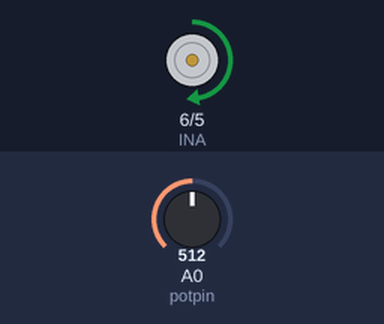
The sketch below on a simulated Arduino Uno, built with avr-gcc and run on an emulated ATmega328P. Parts: motor-driver pin pairs drawn as motors (green arrow = first pin HIGH = forward, orange = second pin HIGH = backward, longer = more drive). The inputs (shaded band) are chosen by the test bench; at power-on: A0 (potpin) = 512.

Above: at 1.2 s.
1.3 s: A0 (potpin) set to 716
At 1.8 s:
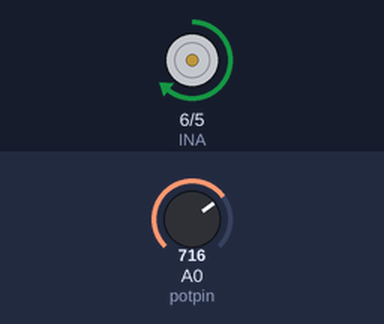
2.8 s: A0 (potpin) set to 900
At 3.4 s:
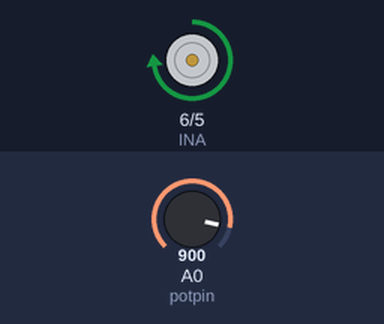
4.3 s: A0 (potpin) set to 122
At 5.5 s:
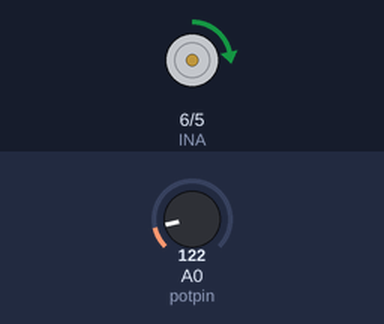
5.8 s: A0 (potpin) set to 0
At 6.7 s:
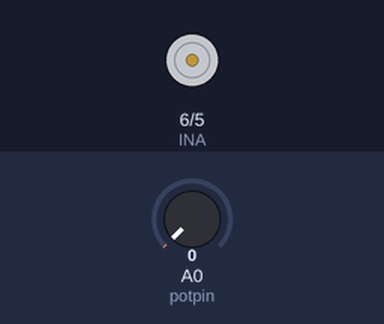
Timing chart, 0 to 8.3 s (numbered marks = the images above; inputs shaded):
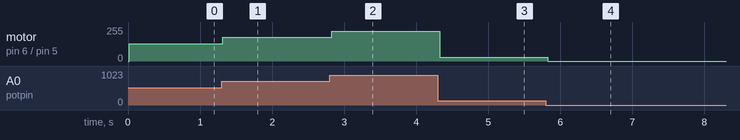

The sketch:

ResistFanMotor.ino
```cpp
int val;
int val2;
int potpin = 0;
int INA = 6;
int INB = 5;

void setup() {
  // put your setup code here, to run once:

  pinMode(INA,OUTPUT);
  pinMode(INB,OUTPUT);
}

void loop() {
  // put your main code here, to run repeatedly:

  val = analogRead(potpin);
  val2 = mymap(val, 0, 1023, 0, 255);
  delay(15);

  analogWrite(INA,val2);
  analogWrite(INB,0);

}

int mymap(int a, int b, int c, int d, int e){
  int ratio = (c-b+1)/(e-d+1);
  int result = a/ratio;
  return result;
}
```

Measured:
- after the input at 1.3 s, motor on pin 6 (INA) / pin 5 (INB): forward 128/255 → forward 179/255 at once
- after the input at 2.8 s, motor on pin 6 (INA) / pin 5 (INB): forward 179/255 → forward 225/255 at once
- after the input at 4.3 s, motor on pin 6 (INA) / pin 5 (INB): forward 225/255 → forward 30/255 at once
- after the input at 5.8 s, motor on pin 6 (INA) / pin 5 (INB): forward 30/255 → stopped at once
